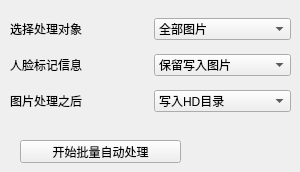
      <widget class="QWidget" name="tab_9">
       <attribute name="icon">
        <iconset>
         <normaloff>icons/输出.png</normaloff>icons/输出.png</iconset>
       </attribute>
       <attribute name="title">
        <string>高清处理</string>
       </attribute>
       <widget class="QWidget" name="layoutWidget">
        <property name="geometry">
         <rect>
          <x>10</x>
          <y>10</y>
          <width>281</width>
          <height>111</height>
         </rect>
        </property>
        <layout class="QGridLayout" name="gridLayout_2">
         <item row="0" column="0">
          <widget class="QLabel" name="label_59">
           <property name="text">
            <string>选择处理对象</string>
           </property>
          </widget>
         </item>
         <item row="1" column="0">
          <widget class="QLabel" name="label_54">
           <property name="text">
            <string>人脸标记信息</string>
           </property>
          </widget>
         </item>
         <item row="0" column="1">
          <widget class="QComboBox" name="comboSuperSaveDFL_2">
           <item>
            <property name="text">
             <string>全部图片</string>
            </property>
           </item>
          </widget>
         </item>
         <item row="2" column="0">
          <widget class="QLabel" name="label_58">
           <property name="text">
            <string>图片处理之后</string>
           </property>
          </widget>
         </item>
         <item row="2" column="1">
          <widget class="QComboBox" name="comboBox_3">
           <item>
            <property name="text">
             <string>写入HD目录</string>
            </property>
           </item>
          </widget>
         </item>
         <item row="1" column="1">
          <widget class="QComboBox" name="comboSuperSaveDFL">
           <item>
            <property name="text">
             <string>保留写入图片</string>
            </property>
           </item>
          </widget>
         </item>
        </layout>
       </widget>
       <widget class="QPushButton" name="btnStartSuperResolution">
        <property name="geometry">
         <rect>
          <x>20</x>
          <y>140</y>
          <width>161</width>
          <height>23</height>
         </rect>
        </property>
        <property name="toolTip">
         <string>pack all the images to faceset.pak file</string>
        </property>
        <property name="text">
         <string>开始批量自动处理</string>
        </property>
        <property name="icon">
         <iconset>
          <normaloff>:/新前缀/icons/执行.png</normaloff>:/新前缀/icons/执行.png</iconset>
        </property>
       </widget>
      </widget>
